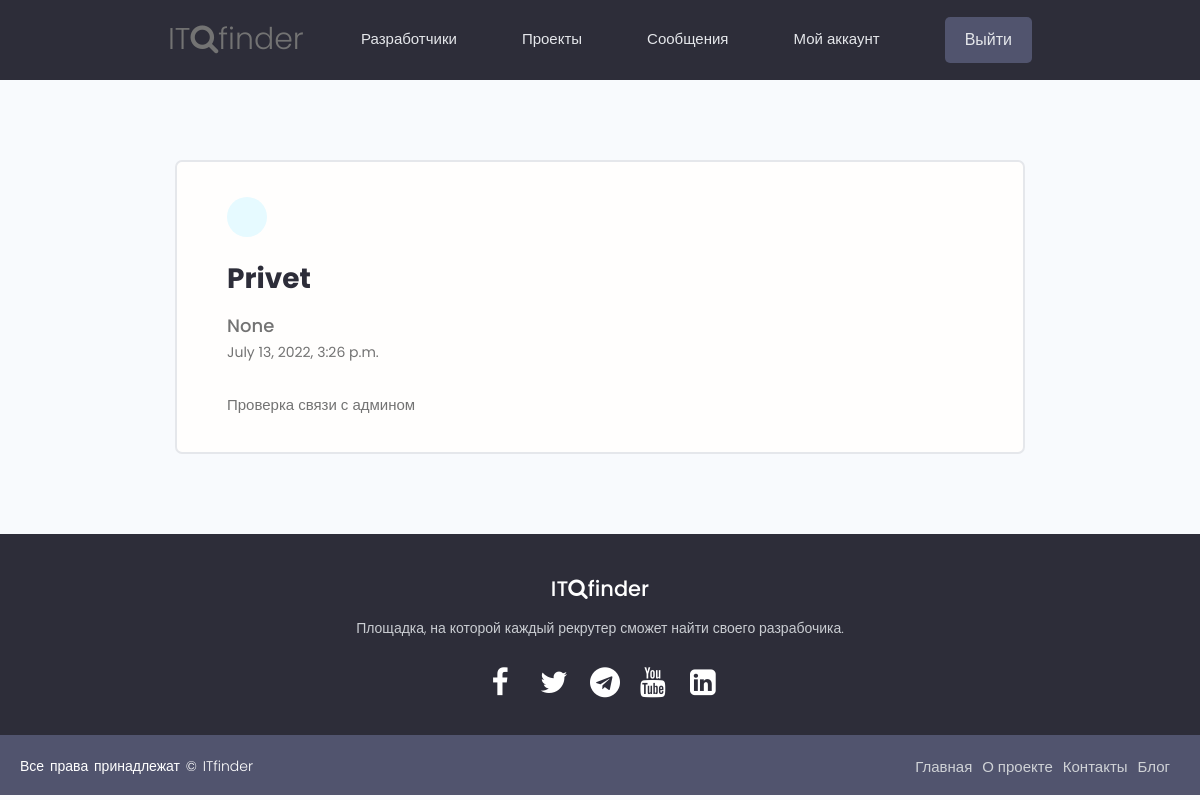
/message/7ca04a791fb9492fac400ffb74991002/ (signed in), run on the app's committed database.
### users/models.py (models this page shows, shortened)
class Message(models.Model):
    sender = models.ForeignKey(
        Profile, on_delete=models.SET_NULL, null=True, blank=True)
    recipient = models.ForeignKey(
        Profile, on_delete=models.SET_NULL, null=True, blank=True, related_name="messages")
    name = models.CharField(max_length=200, null=True, blank=True)
    email = models.EmailField(max_length=200, null=True, blank=True)
    subject = models.CharField(max_length=200, null=True, blank=True)
    body = models.TextField()
    is_read = models.BooleanField(default=False, null=True)
    created = models.DateTimeField(auto_now_add=True)
    id = models.UUIDField(default=uuid.uuid4, unique=True,
                          primary_key=True, editable=False)
    class Meta:
        ordering = ['is_read', '-created']

### users/views.py (the view)
# urls.py: path('message/<str:pk>/', views.viewMessage, name="message"),
@login_required(login_url='login')
def viewMessage(request, pk):
    profile = request.user.profile
    message = profile.messages.get(id=pk)
    if message.is_read == False:
        message.is_read = True
        message.save()
    context = {'message': message}
    return render(request, 'users/message.html', context)

### users/templates/users/message.html (shortened to what this page needs)
{% extends 'base.html' %}
{% block content %}
<main class="messagePage my-xl">
  <div class="content-box">
    <div class="message">
      <a class="backButton" href="{% url 'inbox' %}"></a>
      <h2 class="message__subject">{{ message.subject }}</h4>
        {% if message.sender %}
        <a href="{% url 'user-profile' message.sender.username  %}" class="message__author">{{ message.name }}</a>
        {% else %}
        <p class="message__author">{{ message.name }}</p>
        {% endif %}
        <p class="message__date">{{ message.created }}</p>
        <div class="message__body">{{ message.body|linebreaksbr }}</div>
    </div>
  </div>
</main>
{% endblock content %}

### static/styles/main.css (style rules this page uses)
* { margin: 0; padding: 0; box-sizing: border-box; }
:root { --color-sub: #2d2d39; }
.content-box { width: 95%; max-width: 85rem; margin: 0 auto; }
.message { padding: 2.5rem 0; }
.message > a { display: flex; gap: 1rem; }
.message__author, .message__date { flex-basis: 25%; }
.message__subject { flex-basis: 50%; }
.message__date { text-align: right; }
.messagePage .message { list-style: none; background: var(--color-white); padding: 3.5rem 5rem; border: 2px solid var(--color-light); border-radius: 0.7rem; }
.messagePage .message__subject { font-size: 2.8rem; color: var(--color-sub); margin-bottom: 1rem; margin-top: 2rem; }
.messagePage .message__author { font-size: 1.8rem; font-weight: 500; }
.messagePage .message__date { font-size: 1.4rem; font-weight: 400; text-align: left; margin-bottom: 3rem; }
.backButton { background: var(--color-main-light); color: var(--color-main); width: 4rem; height: 4rem; display: flex; align-items: center; justify-content: center; border-radius: 50%; }

### static/uikit/styles/modules/_variables.css (style rules this page uses)
:root { --color-main: #5aa5b9; --color-main-light: #e6faff; --color-sub: #3f4156; --color-sub-light: #51546e; --color-sub-lighter: #ededfd; --color-text: #737373; --color-gray: #8b8b8b; --color-light: #e5e7eb; --color-light-gray: #767676; --color-bg: #f8fafd; --color-white: #fffefd; --color-white-light: #f3f3f3; --color-success: #359e64; --color-success-bg: #def8e8; --color-error: #fc4b0b; --color-error-bg: #fff2ee; --font-base: 'Poppins', arial, helvetica, 'Segoe UI', roboto, ubuntu, sans-serif; --font-monospace: 'Fira Code', 'Courier New', courier, monospace; --font-regular: 300; --font-medium: 500; --font-bold: 700; --generic-shadow: 1px 1px 5px #00000010; --generic-transition: all 0.3s ease-in-out; }

### static/uikit/styles/modules/_base.css (style rules this page uses)
* { margin: 0; padding: 0; box-sizing: border-box; text-rendering: optimizeLegibility; color: inherit; font-size: inherit; }
html { font-size: 50%; }
@media only screen and (min-width: 480px) { html { font-size: 56.25%; } }
@media only screen and (min-width: 1200px) { html { font-size: 62.5%; } }
body { line-height: 1.6; font-weight: 400; font-size: 1.5rem; color: var(--color-text); background-color: var(--color-bg); min-height: 100vh; }

### static/uikit/styles/modules/_typography.css (style rules this page uses)
* { font-family: var(--font-base); }
h2 { font-size: 3.6rem; font-weight: var(--font-bold); }
p, span, strong { font-size: 1.6rem; color: var(--color-text); font-weight: var(--font-regular); }
a { padding-bottom: 2px; text-decoration: none; display: inline-block; color: var(--color-main); font-weight: var(--font-medium); }

### static/uikit/styles/modules/_utilities.css (style rules this page uses)
.my-xl { margin: 8rem auto; }

### data on the page
Message: subject "Privet", name "None", created "July 13, 2022, 3:26 p.m.", body "Проверка связи с админом"
